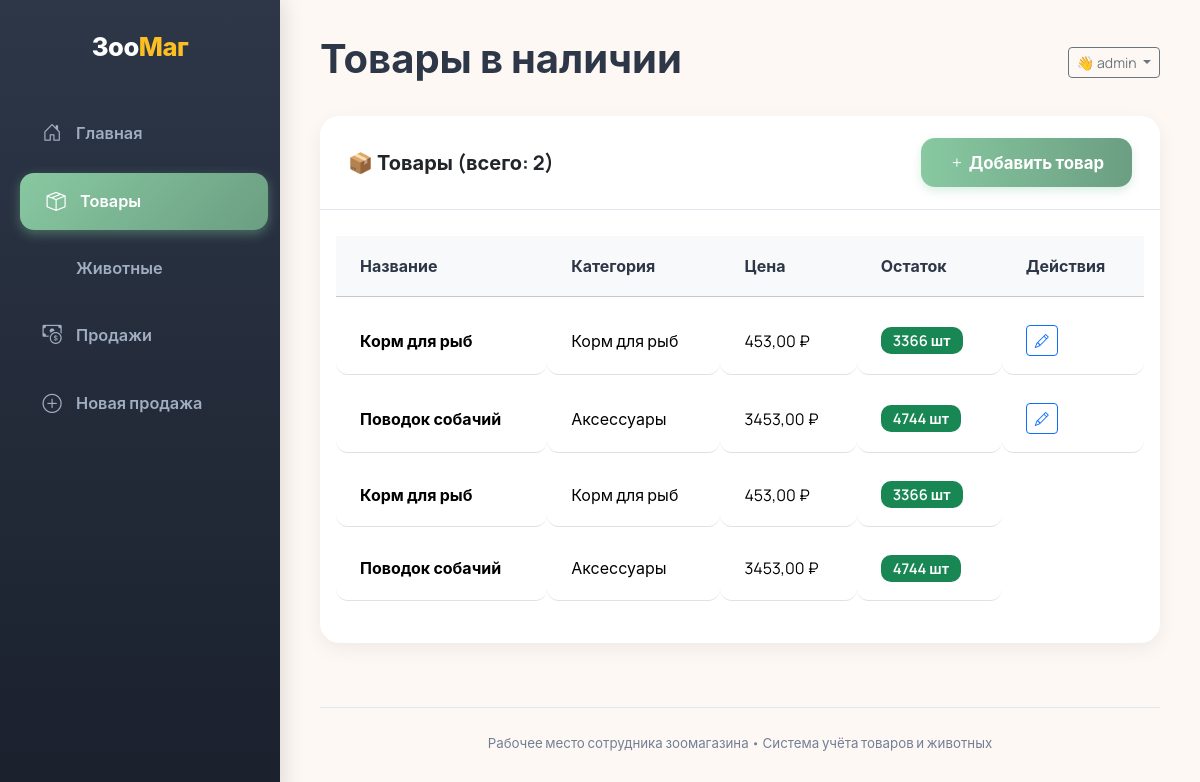
The page /products/ (signed in) on the database its author committed.
### products/models.py (models this page shows, shortened)
class Product(models.Model):
    name = models.CharField(max_length=200)
    description = models.TextField(blank=True)
    price = models.DecimalField(max_digits=10, decimal_places=2)
    stock = models.PositiveIntegerField(default=0)
    category = models.ForeignKey(Category, on_delete=models.CASCADE)
    image = models.ImageField(upload_to='products/', blank=True, null=True)

class Category(models.Model):
    name = models.CharField(max_length=100, unique=True)

### products/views.py (the view)
# urls.py: path('products/', views.product_list, name='product_list'),
@login_required
def product_list(request):
    products = Product.objects.all()
    return render(request, 'products/product_list.html', {'products': products})

### templates/products/product_list.html
{% extends 'base.html' %}
{% block page_title %}Товары в наличии{% endblock %}
{% block content %}
<div class="card">
    <div class="card-header d-flex justify-content-between align-items-center">
    <span>📦 Товары (всего: {{ products|length }})</span>
    <a href="{% url 'product_create' %}" class="btn btn-primary btn-sm">
        <i class="bi bi-plus"></i> Добавить товар
    </a>
    </div>
    <div class="card-body">
        {% if products %}
        <div class="table-responsive">
            <table class="table table-hover">
                <thead class="table-light">
    <tr>
        <th>Название</th>
        <th>Категория</th>
        <th>Цена</th>
        <th>Остаток</th>
        <th>Действия</th>
    </tr>
</thead>
<tbody>
    {% for p in products %}
    <tr>
        <td><strong>{{ p.name }}</strong></td>
        <td>{{ p.category.name }}</td>
        <td>{{ p.price }} ₽</td>
        <td>
            <span class="badge {% if p.stock < 5 %}bg-danger{% else %}bg-success{% endif %}">
                {{ p.stock }} шт
            </span>
        </td>
        <td>
            <a href="{% url 'product_update' p.pk %}" class="btn btn-outline-primary btn-sm">
                <i class="bi bi-pencil"></i>
            </a>
        </td>
    </tr>
    {% endfor %}
</tbody>
                <tbody>
                    {% for p in products %}
                    <tr>
                        <td><strong>{{ p.name }}</strong></td>
                        <td>{{ p.category.name }}</td>
                        <td>{{ p.price }} ₽</td>
                        <td>
                            <span class="badge {% if p.stock < 5 %}bg-danger{% else %}bg-success{% endif %}">
                                {{ p.stock }} шт
                            </span>
                        </td>
                    </tr>
                    {% endfor %}
                </tbody>
            </table>
        </div>
        {% else %}
        <p class="text-muted">Нет товаров в базе.</p>
        {% endif %}
    </div>
</div>
{% endblock %}

### templates/base.html (shortened to what this page needs)
<!DOCTYPE html>
<html lang="ru">
<head>
    <link href="https://cdn.jsdelivr.net/npm/bootstrap@5.3.3/dist/css/bootstrap.min.css" rel="stylesheet">
    <link rel="stylesheet" href="https://cdn.jsdelivr.net/npm/bootstrap-icons@1.11.3/font/bootstrap-icons.min.css">
</head>
<body>
    <nav class="sidebar">
        <div class="logo">Зоо<span>Маг</span></div>
        <ul class="nav flex-column">
            <li class="nav-item">
                <a class="nav-link {% if request.resolver_match.url_name == 'index' %}active{% endif %}" href="{% url 'index' %}">
                    <i class="bi bi-house-door"></i> Главная
                </a>
            </li>
            <li class="nav-item">
                <a class="nav-link {% if request.resolver_match.url_name == 'product_list' %}active{% endif %}" href="{% url 'product_list' %}">
                    <i class="bi bi-box-seam"></i> Товары
                </a>
            </li>
            <li class="nav-item">
                <a class="nav-link {% if request.resolver_match.url_name == 'animal_list' %}active{% endif %}" href="{% url 'animal_list' %}">
                     Животные
                </a>
            </li>
            <li class="nav-item">
                <a class="nav-link {% if request.resolver_match.url_name == 'sale_list' %}active{% endif %}" href="{% url 'sale_list' %}">
                    <i class="bi bi-cash-coin"></i> Продажи
                </a>
            </li>
            <li class="nav-item">
                <a class="nav-link {% if request.resolver_match.url_name == 'sale_create' %}active{% endif %}" href="{% url 'sale_create' %}">
                    <i class="bi bi-plus-circle"></i> Новая продажа
                </a>
            </li>
        </ul>
    </nav>
    <main class="main-content">
<div class="d-flex justify-content-between flex-wrap align-items-center mb-4">
    <h1>{% block page_title %}{% endblock %}</h1>
    {% if user.is_authenticated %}
        <div class="dropdown">
            <button class="btn btn-sm btn-outline-secondary dropdown-toggle" type="button" data-bs-toggle="dropdown">
                👋 {{ user.username }}
            </button>
        </div>
    {% endif %}
</div>
        {% block content %}{% endblock %}
        <footer>
            <small>Рабочее место сотрудника зоомагазина • Система учёта товаров и животных</small>
        </footer>
    </main>
</body>
</html>

### templates/base.html (style rules this page uses)
:root { --primary: #88c9a1; --primary-dark: #6b9e82; --accent: #fbbf24; --bg: #fdf8f3; --sidebar-bg: #2d3748; --text: #2d3748; --text-light: #718096; --border: #e2e8f0; --card-shadow: 0 6px 20px rgba(0,0,0,0.06); }
body { font-family: 'Manrope', -apple-system, BlinkMacSystemFont, 'Segoe UI', sans-serif; background-color: var(--bg); color: var(--text); overflow-x: hidden; margin: 0; padding: 0; }
.sidebar { background: linear-gradient(180deg, #2d3748 0%, #1a202c 100%); color: white; min-height: 100vh; padding-top: 28px; box-shadow: 4px 0 20px rgba(0,0,0,0.12); position: fixed; top: 0; left: 0; width: 280px; z-index: 1000; }
.sidebar .logo { font-weight: 800; font-size: 1.6rem; text-align: center; margin-bottom: 32px; color: white; letter-spacing: -0.5px; }
.sidebar .logo span { color: var(--accent); }
.sidebar .nav-link { color: #a0aec0; padding: 14px 24px; margin: 6px 16px; border-radius: 14px; font-weight: 600; font-size: 1.02rem; transition: all 0.3s cubic-bezier(0.25, 0.8, 0.25, 1); display: flex; align-items: center; gap: 12px; white-space: nowrap; }
.sidebar .nav-link i { font-size: 1.2rem; width: 24px; text-align: center; }
.sidebar .nav-link.active { color: white; background: linear-gradient(135deg, var(--primary), var(--primary-dark)); transform: translateX(4px); box-shadow: 0 4px 12px rgba(136, 201, 161, 0.4); }
.main-content { margin-left: 280px; padding: 32px 40px; transition: margin-left 0.4s ease; min-height: 100vh; background-color: var(--bg); position: relative; z-index: 999; }
h1, h2, h3, h4, h5, h6 { font-weight: 700; color: var(--text); line-height: 1.3; }
.card { border: none; border-radius: 20px; box-shadow: var(--card-shadow); margin-bottom: 32px; overflow: hidden; opacity: 0; transform: translateY(20px); animation: fadeInUp 0.6s forwards; }
.card:nth-child(2) { animation-delay: 0.1s; }
.card-header { background: white; padding: 22px 28px; font-weight: 700; font-size: 1.25rem; border-bottom: 1px solid var(--border); }
.btn-primary { background: linear-gradient(to right, var(--primary), var(--primary-dark)); border: none; padding: 12px 28px; font-weight: 700; border-radius: 14px; transition: all 0.35s cubic-bezier(0.34, 1.56, 0.64, 1); font-size: 1.05rem; box-shadow: 0 4px 10px rgba(136, 201, 161, 0.3); }
.badge { font-weight: 600; padding: 6px 12px; border-radius: 10px; font-size: 0.92rem; }
.table { border-collapse: separate; border-spacing: 0 10px; }
.table th { font-weight: 700; color: var(--text); padding: 18px 24px; }
.table td { padding: 18px 24px; vertical-align: middle; background: white; border-radius: 12px; }
footer { margin-top: 4rem; text-align: center; color: var(--text-light); font-size: 0.95rem; padding-top: 1.5rem; border-top: 1px solid var(--border); }

### rows shown on the page
Product: name "Корм для рыб", category.name "Корм для рыб", price "453,00", stock "3366"
Product: name "Поводок собачий", category.name "Аксессуары", price "3453,00", stock "4744"

### other values the page prints
{{ user.username }} "admin"
{{ products|length }} "2"
